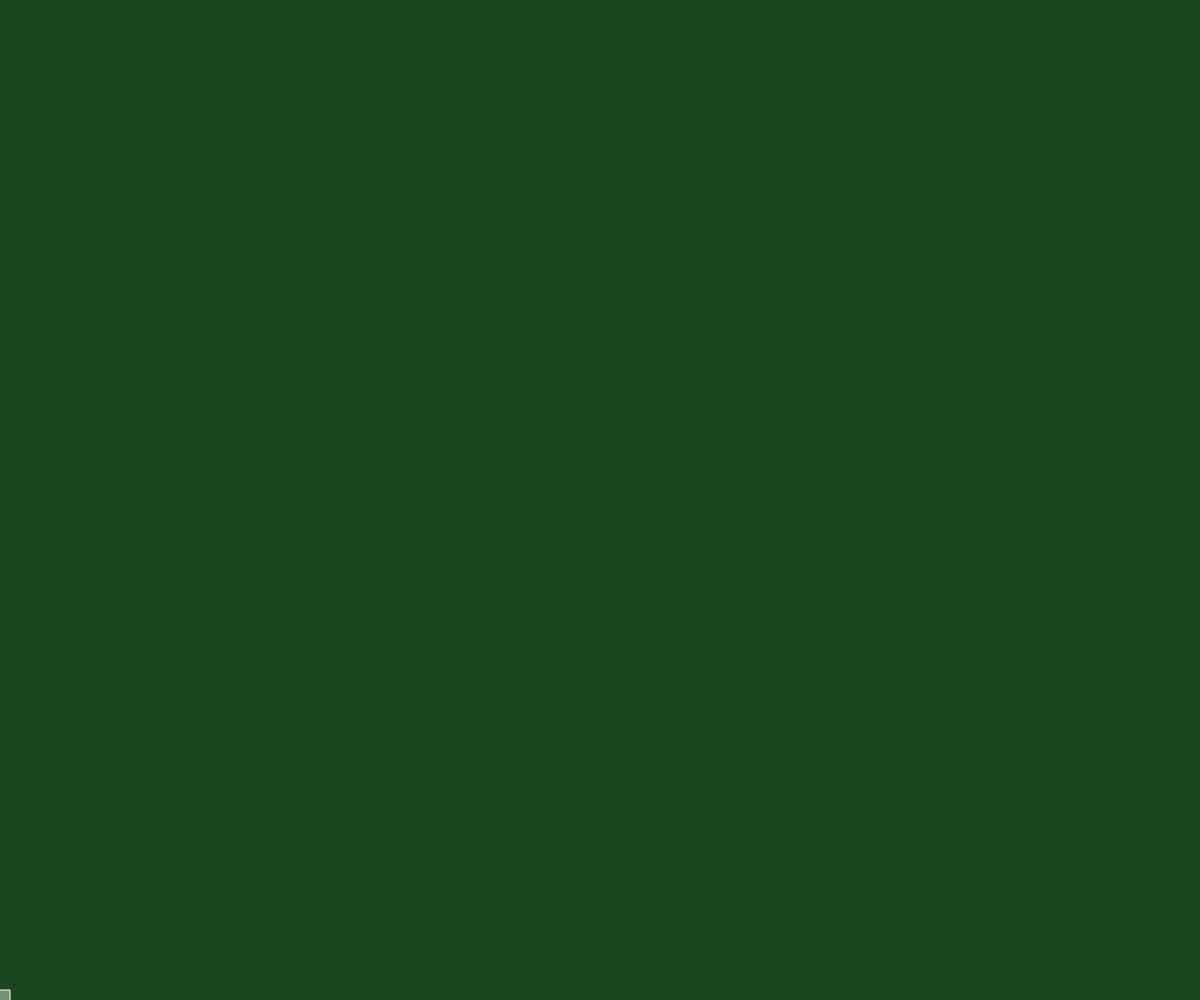
Frame 1 (no input)
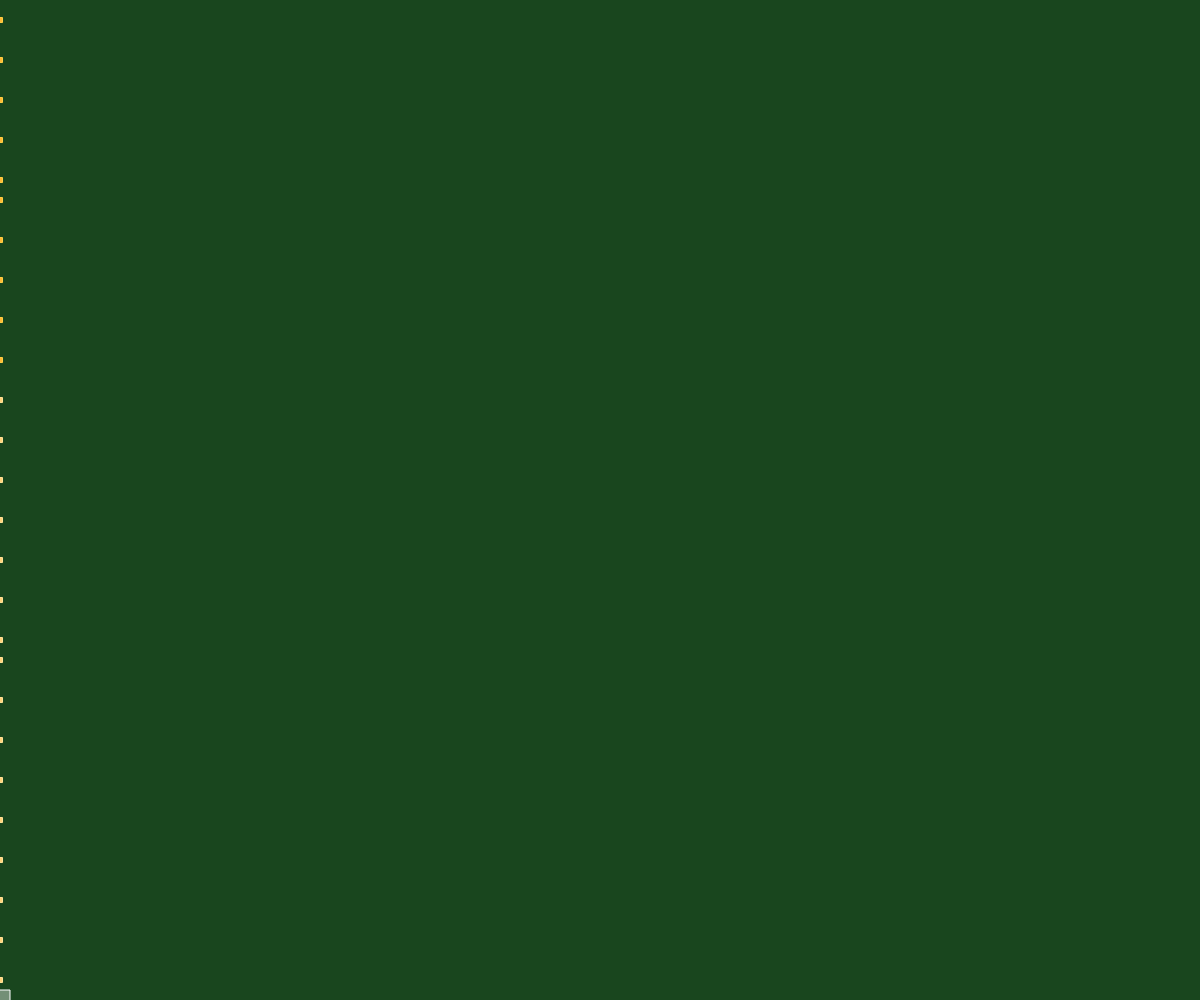
Frame 60 (no input)
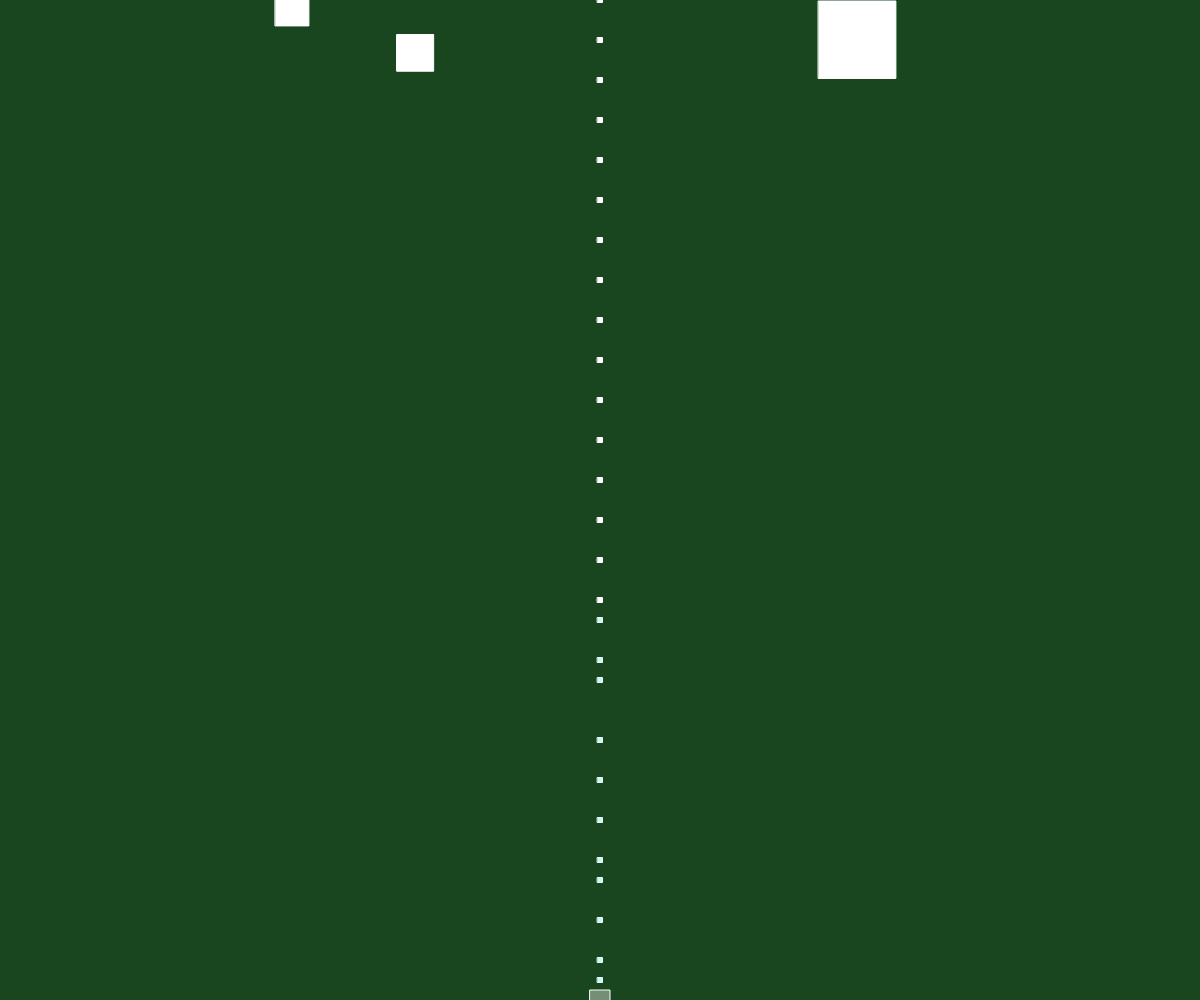
Frame 120 (the mouse pressed at the canvas centre since frame 60)

The p5.js sketch that drew these frames (run headless with seeded random() and noise() and a simulated clock; from frame 60 on, the mouse is pressed at the canvas centre):

// p5.js sketch
// ── sketch.js
const PlayerBottomMargin = 10;
const PlayerAccelation = 1;
const PlayerMoveResist = 0.1;

const BulletSpeed = 20;
const PlayerBuleltInterval = 50;

let GameMode = "InGame";

const pallet = ["#FF9F1C", "#FFBF69", "#FFFFFF", "#CBF3F0", "#2EC4B6"];
let palletIndex = 0;
setInterval(()=>{
	palletIndex = (palletIndex + 1) % pallet.length;
},1000);
function bulletColor(){
	return pallet[palletIndex];
}

let player;

const Bullets = {
  bullets: [],
  add(charactor) {
    const bullet = new Bullet(charactor.pos);
    this.bullets.push(bullet);
  },
  update() {
    this.bullets.forEach((bullet) => bullet.update());
    this.bullets = this.bullets.filter((bullet) => bullet.alive());
  },
  draw() {
    this.bullets.forEach((bullet) => bullet.draw());
  },
};

const Enemies = {
  enemies: [],
  schedule: [],
  add(enemy) {
    this.enemies.push(enemy);
  },
  setScheudle(fromMillis, enemy) {
    this.schedule.push([fromMillis, enemy]);
  },
  update() {
    const now = millis();
    this.schedule.forEach(([fromMillis, enemy]) => {
      if (fromMillis < now) {
        this.add(enemy);
      }
    });
    this.schedule = this.schedule.filter((s) => s[0] > now);

    this.enemies.forEach((enemy) => enemy.update());
    this.enemies = this.enemies.filter((enemy) => enemy.alive());
  },
  gameEnd() {
    this.enemies = this.enemies.filter((enemy) => enemy.hitted);
  },
  draw() {
    this.enemies.forEach((enemy) => enemy.draw());
  },
};

const Input = {
  horizontal() {
    if (keyIsPressed) {
      if (key == "a" || keyCode == LEFT_ARROW) {
        return -1;
      } else if (key == "d" || keyCode == RIGHT_ARROW) {
        return 1;
      }
    }
    return 0;
  },
};

class Player {
  constructor() {
    this.pos = createVector(width / 2, height);
    this.velocity = createVector(0, 0);
    this.acceleaction = createVector(0, 0);
    this.size = 20;

    setInterval(() => {
      Bullets.add(this);
    }, PlayerBuleltInterval);
  }

  update() {
    /*
    this.acceleaction.x = 
      Input.horizontal() * PlayerAccelation
    this.acceleaction.sub(this.velocity.copy().mult(PlayerMoveResist));
  
    this.velocity.add(this.acceleaction);
    this.pos.add(this.velocity);

    if(this.pos.x < 0){
      this.pos.x = width + this.pos.x;
    }else if(this.pos.x > width){
      this.pos.x = this.pos.x - width;
    }*/
    this.pos.x = mouseX;
  }

  draw() {
    fill(100);
    stroke(255);
    rectMode(CENTER);
    square(this.pos.x, this.pos.y, this.size);
  }
}

class Bullet {
  constructor(pos) {
    this.pos = pos.copy();
    this.velocity = createVector(0, -BulletSpeed);
    this.size = 5;
    this.color = bulletColor();
  }

  alive() {
    if (
      abs(this.pos.x - width / 2) > width / 2 ||
      abs(this.pos.y - height / 2) > height / 2
    ) {
      return false;
    }
    if (this.checkHittingEnemy()) {
      return false;
    }
    return true;
  }

  checkHittingEnemy() {
    for (let enemy of Enemies.enemies) {
      const dx = abs(this.pos.x - enemy.pos.x);
      const dy = abs(this.pos.y - enemy.pos.y);
      const l = (this.size + enemy.size) / 2;
      if (dx < l && dy < l) {
        enemy.hit(this);
        return true;
      }
    }
    return false;
  }

  update() {
    this.pos.add(this.velocity);
  }

  draw() {
    ellipseMode(CENTER);
    fill(this.color);
    stroke(this.color);
    square(this.pos.x, this.pos.y, this.size);
  }
}

class Enemy {
  constructor() {
    this.pos = createVector(0, 0);
  }

  hit() {}

  alive() {
    if (
      abs(this.pos.x - width / 2) > width / 2 ||
      abs(this.pos.y - height / 2) > height / 2
    ) {
      return false;
    }
    return true;
  }
  update() {
    this.velocity.add(this.acceleaction);
    this.pos.add(this.velocity);
    if (this.pos.y > height) {
      GameMode = "GameOver";
    }
  }
  draw() {}
}

class DropEnemy extends Enemy {
  constructor(x, speed) {
    super();
    this.color = color(255);
    this.pos = createVector(x, 0);
    this.velocity = createVector(0, speed);
    this.acceleaction = createVector(0, 0);
    this.size = random(10,width/12);
    this.hitted = false;
  }

  hit(bullet) {
    if (!this.hitted) {
      this.color = bullet.color;
      this.hitted = true;
    }
  }

  update() {
    super.update();
    if (this.hitted) {
      this.velocity = createVector(0, 0);
    }
  }

  draw() {
    fill(this.color);
    stroke(this.color);
    rectMode(CENTER);
    square(this.pos.x, this.pos.y, this.size);
  }
}

function setup() {
  createCanvas(windowWidth, windowHeight);
  blendMode(SCREEN);
  player = new Player();
	setInterval(()=>{
		if (GameMode === "InGame") {
      Enemies.setScheudle(
        1000 + millis(),
        new DropEnemy(random(width), random(0.5, 2))
      );
    }
	}, 500);
}

function draw() {
  if (GameMode === "InGame") {
    clear();
    background(25, 70, 30);

    player.update();
    Bullets.update();
    Enemies.update();

    player.draw();
    Bullets.draw();
    Enemies.draw();
  } else if (GameMode === "GameOver") {
    clear();
    background(05, 40, 10);
    Enemies.gameEnd();
    Enemies.draw();
    fill(255);
    textAlign(CENTER, CENTER);
    textSize(72);
    text("JáFoste", width / 2, height / 2);
    noLoop();
  }
}
